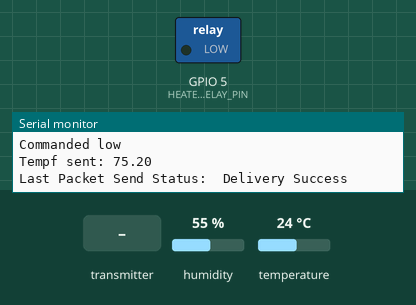
A sketch run on a simulated ESP32. Shown: switched loads named in the sketch (green lamp = pin HIGH), the last lines printed to the serial monitor. Inputs (shaded band) come from the test bench; at power-on: humidity 55 %, temperature 24 °C.

Above: at 1.2 s.
1.3 s: the transmitter starts sending StartHeater = 1
At 2.7 s:
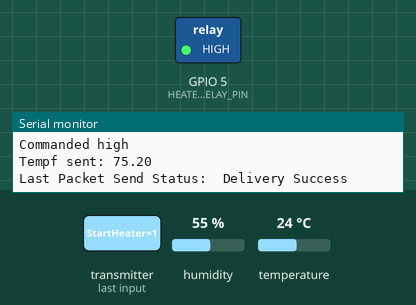
3.0 s: the transmitter starts sending StartHeater = 0
At 4.1 s:
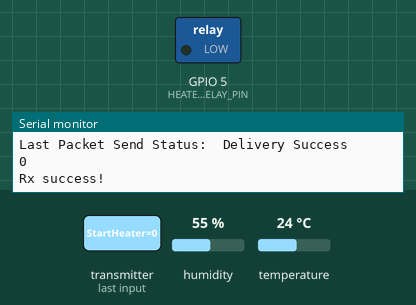
Timing chart, 0 to 6.0 s (numbered marks = the images above; inputs shaded):
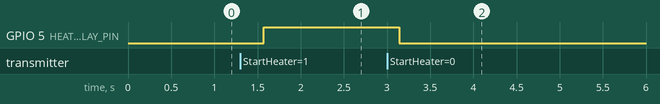

The sketch:

TxTemperatureAndHeaterInfo.ino
```cpp
//KYGM Services 2024
//Temperature Reader & Heater Switcher

#include <esp_now.h>
#include <WiFi.h>
#include "/home/leperry/Desktop/Arduino/DogStatus/HeaterPayload.h"
//Arduino IDE limitation - relative pathing does not work for files outside of the directory of
//the sketch :(

#include <dht11.h>
#define DHT11PIN 4

using namespace std;

//Definition of screen for debug purposes in the field
#define SCREEN_WIDTH 128 // OLED display width, in pixels
#define SCREEN_HEIGHT 64 // OLED display height, in pixels

HeaterPayload outgoingHeaterPayload;
HeaterPayload incomingHeaterPayload;

dht11 DHT11;

const uint8_t HEATER_RELAY_PIN = 5;
bool commandHeaterOn = false;

esp_now_peer_info_t peerInfo;
//B4 addr: E4:65:B8:25:41:B4
uint8_t macAddrToSendMsgTo[] = {0xE4, 0x65, 0xB8, 0x25, 0x41, 0xB4};
//EC addr:  {0xD4, 0x8A, 0xFC, 0xA5, 0xEA, 0xEC};

void OnDataSent(const uint8_t *mac_addr, esp_now_send_status_t status)
{
  Serial.print("\r\nLast Packet Send Status:\t");
  Serial.println(status == ESP_NOW_SEND_SUCCESS ? "Delivery Success" : "Delivery Fail");
}

// Callback when data is received
void OnDataRecv(const uint8_t * mac, const uint8_t *incomingData, int len) {
  memcpy(&incomingHeaterPayload, incomingData, sizeof(incomingHeaterPayload));

  Serial.println(incomingHeaterPayload.StartHeater);
  commandHeaterOn = incomingHeaterPayload.StartHeater;

  Serial.print("Rx success! \n");
}

void setup()
{
  Serial.begin(115200);

  pinMode(HEATER_RELAY_PIN, OUTPUT);


  WiFi.mode(WIFI_STA);
  if (esp_now_init() != ESP_OK) {
    Serial.println("Error initializing ESP-NOW");
    return;
  }

  esp_now_register_send_cb(OnDataSent);

  memcpy(peerInfo.peer_addr, macAddrToSendMsgTo, 6);
  peerInfo.channel = 0;
  peerInfo.encrypt = false;

  if (esp_now_add_peer(&peerInfo) != ESP_OK){
    Serial.println("Failed to add peer");
    return;
  }

  // Register for a callback function that will be called when data is received
  esp_now_register_recv_cb(esp_now_recv_cb_t(OnDataRecv));
}

void loop() {
  //First handle rx data
  if(commandHeaterOn)
  {
    digitalWrite(HEATER_RELAY_PIN, HIGH);
    Serial.println("Commanded high");
  }
  else
  {
    digitalWrite(HEATER_RELAY_PIN, LOW);
    Serial.println("Commanded low");
  }

  //Read the DHT11 sensor first:
  int discard = DHT11.read(DHT11PIN);

  float tempf = ((float)DHT11.temperature * 1.8)+32;

  Serial.print("Tempf sent: ");
  Serial.println(tempf, 2);

  outgoingHeaterPayload.Temperature = (double)tempf;
  outgoingHeaterPayload.IsHeaterRunning = commandHeaterOn;
  outgoingHeaterPayload.StartHeater = incomingHeaterPayload.StartHeater; //Just so the oled output is correct on the RX device

  esp_err_t result = esp_now_send(macAddrToSendMsgTo, (uint8_t *) &outgoingHeaterPayload, sizeof(outgoingHeaterPayload));

  delay(500);
}
```

Measured:
- after the input at 1.3 s, GPIO 5 (HEATER_RELAY_PIN): LOW → HIGH after 0.27 s
- after the input at 3.0 s, GPIO 5 (HEATER_RELAY_PIN): HIGH → LOW after 0.14 s
